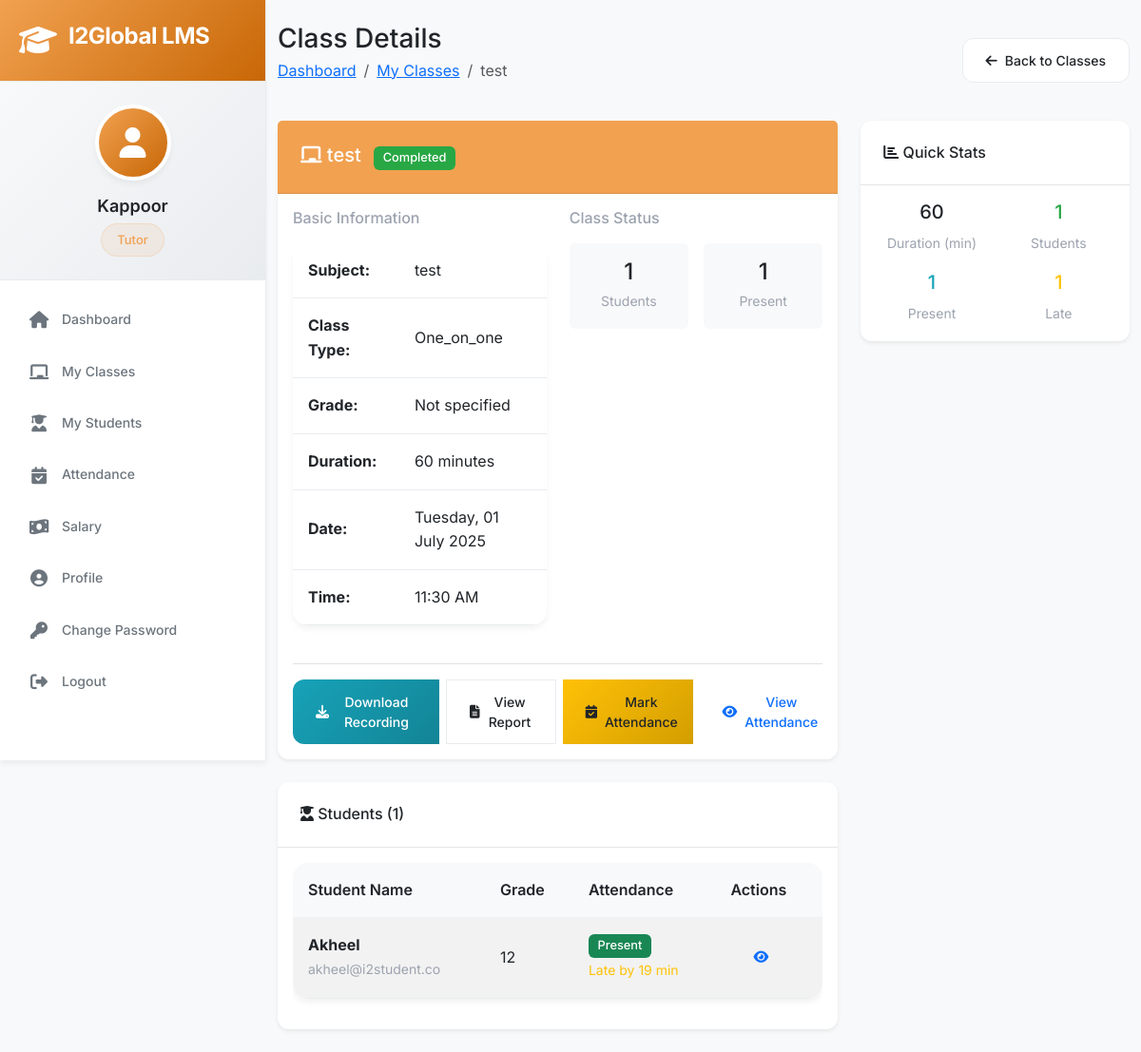
Before: /tutor/class/2 (signed in) with the older database file.
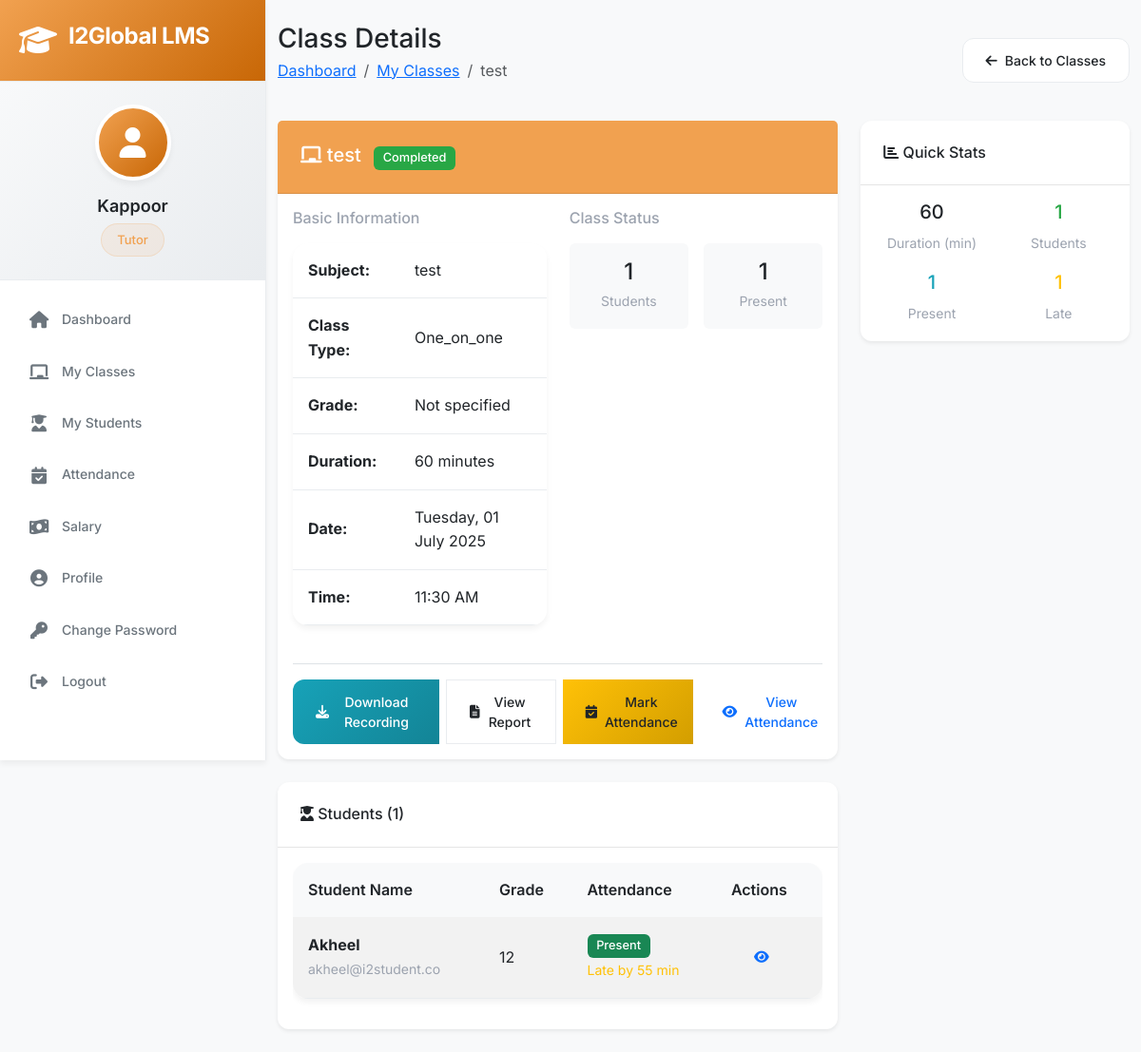
After: the same page with the newer database file.
### app/models/attendance.py (models this page shows, shortened)
class Attendance(db.Model):
    __tablename__ = 'attendance'
    id = db.Column(db.Integer, primary_key=True)
    class_id = db.Column(db.Integer, db.ForeignKey('classes.id'), nullable=False)
    tutor_id = db.Column(db.Integer, db.ForeignKey('tutors.id'), nullable=False)
    student_id = db.Column(db.Integer, db.ForeignKey('students.id'), nullable=False)
    tutor_present = db.Column(db.Boolean, default=False)
    student_present = db.Column(db.Boolean, default=False)
    class_date = db.Column(db.Date, nullable=False)
    scheduled_start = db.Column(db.Time)
    scheduled_end = db.Column(db.Time)
    tutor_join_time = db.Column(db.DateTime)
    tutor_leave_time = db.Column(db.DateTime)
    student_join_time = db.Column(db.DateTime)
    student_leave_time = db.Column(db.DateTime)
    tutor_late_minutes = db.Column(db.Integer, default=0)
    student_late_minutes = db.Column(db.Integer, default=0)
    tutor_early_leave_minutes = db.Column(db.Integer, default=0)
    student_early_leave_minutes = db.Column(db.Integer, default=0)
    class_duration_actual = db.Column(db.Integer)  # Actual duration in minutes
    student_engagement = db.Column(db.String(20))  # high, medium, low
    participation_quality = db.Column(db.String(20))  # excellent, good, average, poor
    tutor_absence_reason = db.Column(db.String(100))
    student_absence_reason = db.Column(db.String(100))
    attendance_notes = db.Column(db.Text)
    behavioral_notes = db.Column(db.Text)
    technical_issues = db.Column(db.Text)
    marked_by = db.Column(db.Integer, db.ForeignKey('users.id'))
    marked_at = db.Column(db.DateTime, default=datetime.utcnow)
    verified_by = db.Column(db.Integer, db.ForeignKey('users.id'))
    verified_at = db.Column(db.DateTime)
    tutor_penalty_applied = db.Column(db.Boolean, default=False)
    penalty_amount = db.Column(db.Float, default=0.0)
    penalty_reason = db.Column(db.String(200))
    class_session = db.relationship('Class', backref='attendance_records', lazy=True)
    tutor = db.relationship('Tutor', backref='attendance_records', lazy=True)
    student = db.relationship('Student', backref='attendance_records', lazy=True)
    marked_by_user = db.relationship('User', foreign_keys=[marked_by], backref='marked_attendance', lazy=True)
    verified_by_user = db.relationship('User', foreign_keys=[verified_by], backref='verified_attendance', lazy=True)

### app/routes/tutor.py (the view)
@bp.route('/class/<int:class_id>')
@login_required
@tutor_required
def class_details(class_id):
    tutor = Tutor.query.filter_by(user_id=current_user.id).first_or_404()
    class_item = Class.query.filter_by(id=class_id, tutor_id=tutor.id).first_or_404()
    student_ids = class_item.get_students()
    students = Student.query.filter(Student.id.in_(student_ids)).all() if student_ids else []
    attendance_records = []
    if class_item.status in ['ongoing', 'completed']:
        attendance_records = Attendance.query.filter_by(class_id=class_item.id).all()
    class_feedback = None
    if class_item.status == 'completed':
        pass
    related_classes = Class.query.filter(
        Class.tutor_id == tutor.id,
        Class.subject == class_item.subject,
        Class.id != class_item.id
    ).order_by(Class.scheduled_date.desc()).limit(5).all()
    return render_template('tutor/class_details.html',
                         class_item=class_item,
                         students=students,
                         attendance_records=attendance_records,
                         class_feedback=class_feedback,
                         related_classes=related_classes,
                         datetime=datetime)

### app/models/class_model.py (called while the page is built)
    def get_students(self):
        if self.class_type == 'one_on_one':
            return [self.primary_student_id] if self.primary_student_id else []
        elif self.students:
            try:
                return json.loads(self.students)
            except:
                return []
        return []

### app/models/user.py (called while the page is built)
@login.user_loader
def load_user(user_id):
    return User.query.get(int(user_id))

    def get_role_display(self):
        role_map = {
            'superadmin': 'Super Admin',
            'admin': 'Admin',
            'coordinator': 'Coordinator',
            'tutor': 'Tutor'
        }
        return role_map.get(self.role, self.role.title())

### app/routes/tutor.py (called while the page is built)
def tutor_required(f):
    @wraps(f)
    def decorated_function(*args, **kwargs):
        if current_user.role != 'tutor':
            flash('Access denied. This page is for tutors only.', 'error')
            return redirect(url_for('dashboard.index'))
        return f(*args, **kwargs)
    return decorated_function

### app/templates/tutor/class_details.html (shortened to what the changed rows need)
{% extends "base.html" %}
{% block content %}
<div class="container-fluid py-4">
    <div class="row mb-4">
        <div class="col-md-12">
            <div class="d-flex justify-content-between align-items-center">
                <div>
                    <h2 class="h3 mb-1">Class Details</h2>
                </div>
            </div>
        </div>
    </div>
    <div class="row">
        <div class="col-lg-8">
            {% if students %}
            <div class="card shadow-sm">
                <div class="card-body">
                    <div class="table-responsive">
                        <table class="table table-striped">
                            <thead>
                                <tr>
                                    <th>Student Name</th>
                                    <th>Grade</th>
                                    <th>Attendance</th>
                                    <th>Actions</th>
                                </tr>
                            </thead>
                            <tbody>
                                {% for student in students %}
                                <tr>
                                    <td>
                                        <strong>{{ student.full_name }}</strong>
                                        <br><small class="text-muted">{{ student.email }}</small>
                                    </td>
                                    <td>{{ student.grade }}</td>
                                    <td>
                                        {% set student_attendance = attendance_records|selectattr('student_id', 'equalto', student.id)|first %}
                                        {% if student_attendance %}
                                            {% if student_attendance.student_present %}
                                                <span class="badge bg-success">Present</span>
                                                {% if student_attendance.student_late_minutes > 0 %}
                                                    <br><small class="text-warning">Late by {{ student_attendance.student_late_minutes }} min</small>
                                                {% endif %}
                                            {% else %}
                                                <span class="badge bg-danger">Absent</span>
                                                {% if student_attendance.student_absence_reason %}
                                                    <br><small class="text-muted">{{ student_attendance.student_absence_reason }}</small>
                                                {% endif %}
                                            {% endif %}
                                        {% else %}
                                            <span class="badge bg-secondary">Not Marked</span>
                                        {% endif %}
                                    </td>
                                    <td>
                                        <div class="btn-group btn-group-sm">
                                            <a href="{{ url_for('tutor.student_profile', student_id=student.id) }}" class="btn btn-outline-primary">
                                                <i class="fas fa-eye"></i>
                                            </a>
                                        </div>
                                    </td>
                                </tr>
                                {% endfor %}
                            </tbody>
                        </table>
                    </div>
                </div>
            </div>
            {% endif %}
        </div>
    </div>
</div>
{% endblock %}

Changed rows visible on the page:
changed Attendance: student_late_minutes "19" → "55"
